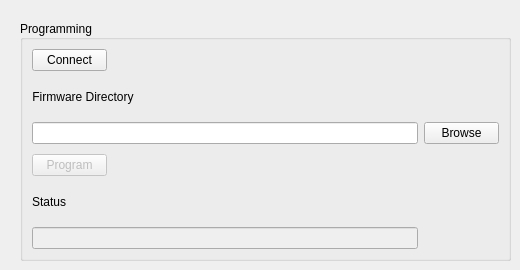
     <widget class="QWidget" name="tabFw">
      <attribute name="title">
       <string>Filter Wheel</string>
      </attribute>
      <widget class="QGroupBox" name="gbFwProgram">
       <property name="geometry">
        <rect>
         <x>20</x>
         <y>20</y>
         <width>491</width>
         <height>241</height>
        </rect>
       </property>
       <property name="title">
        <string>Programming</string>
       </property>
       <property name="alignment">
        <set>Qt::AlignLeading|Qt::AlignLeft|Qt::AlignVCenter</set>
       </property>
       <layout class="QGridLayout" name="gridLayout_30">
        <property name="verticalSpacing">
         <number>10</number>
        </property>
        <item row="1" column="0">
         <widget class="QLabel" name="label_23">
          <property name="text">
           <string>Firmware Directory</string>
          </property>
          <property name="alignment">
           <set>Qt::AlignCenter</set>
          </property>
         </widget>
        </item>
        <item row="2" column="0" colspan="2">
         <widget class="QLineEdit" name="editFwFirmwareDir"/>
        </item>
        <item row="2" column="2">
         <widget class="QPushButton" name="btnFwBrowse">
          <property name="maximumSize">
           <size>
            <width>75</width>
            <height>16777215</height>
           </size>
          </property>
          <property name="text">
           <string>Browse</string>
          </property>
         </widget>
        </item>
        <item row="5" column="0">
         <widget class="QLabel" name="label_20">
          <property name="text">
           <string>Status</string>
          </property>
          <property name="alignment">
           <set>Qt::AlignLeading|Qt::AlignLeft|Qt::AlignVCenter</set>
          </property>
         </widget>
        </item>
        <item row="6" column="0" colspan="2">
         <widget class="QLineEdit" name="editFwStatus">
          <property name="enabled">
           <bool>false</bool>
          </property>
          <property name="readOnly">
           <bool>true</bool>
          </property>
         </widget>
        </item>
        <item row="3" column="0">
         <widget class="QPushButton" name="btnFwProgram">
          <property name="enabled">
           <bool>false</bool>
          </property>
          <property name="maximumSize">
           <size>
            <width>75</width>
            <height>16777215</height>
           </size>
          </property>
          <property name="text">
           <string>Program</string>
          </property>
         </widget>
        </item>
        <item row="0" column="0">
         <widget class="QPushButton" name="btnFwConnect">
          <property name="maximumSize">
           <size>
            <width>75</width>
            <height>16777215</height>
           </size>
          </property>
          <property name="text">
           <string>Connect</string>
          </property>
          <property name="checkable">
           <bool>true</bool>
          </property>
         </widget>
        </item>
       </layout>
      </widget>
     </widget>
